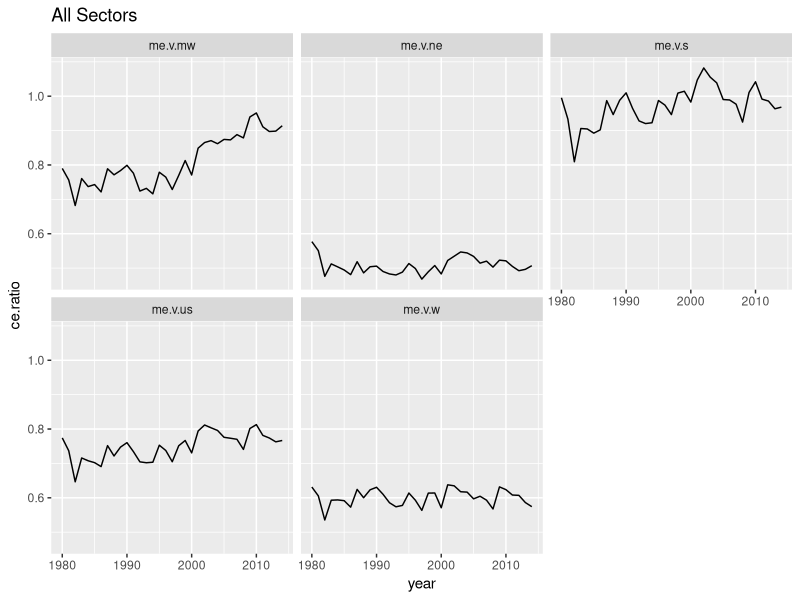
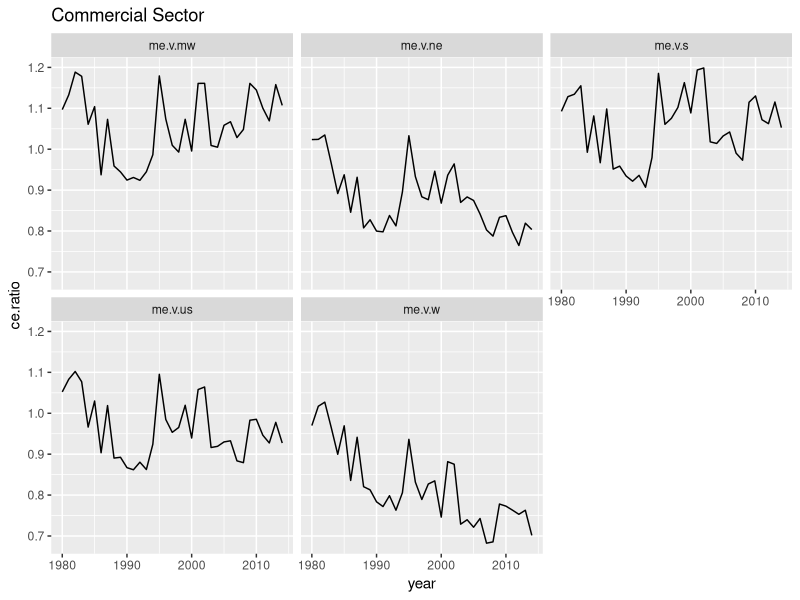
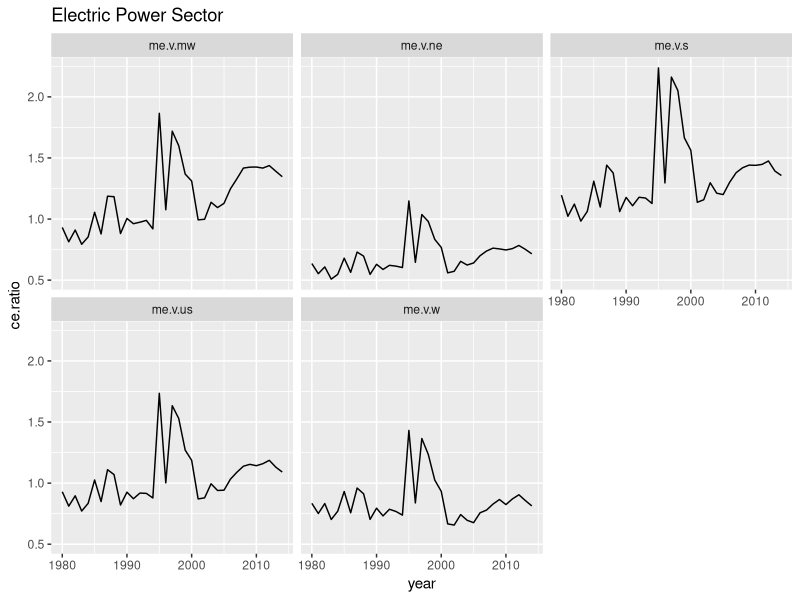
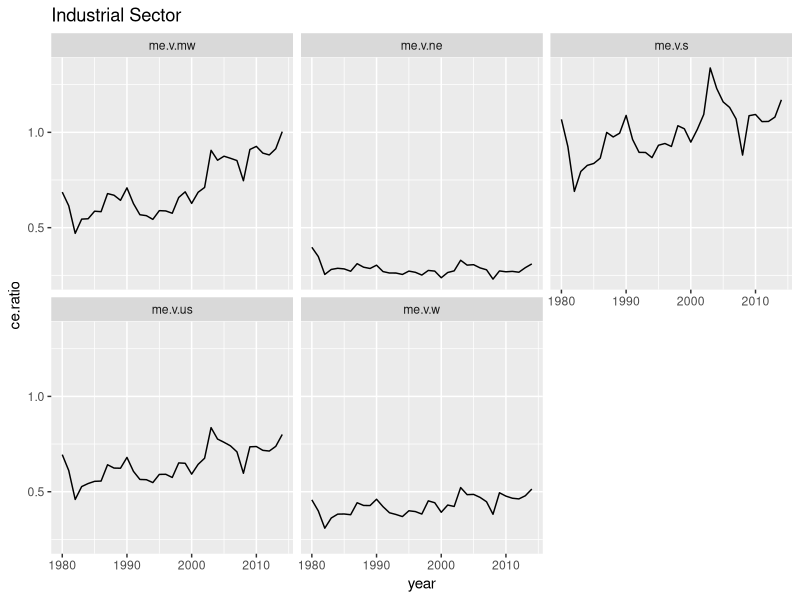
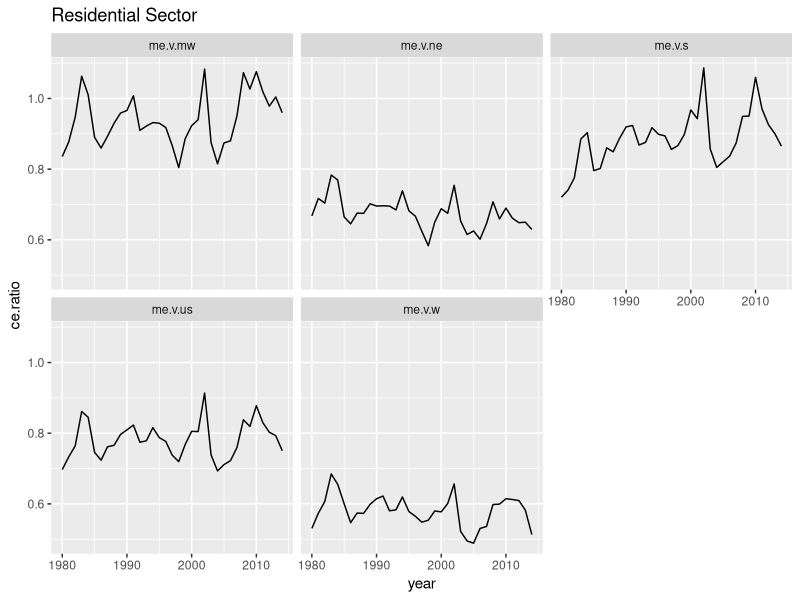
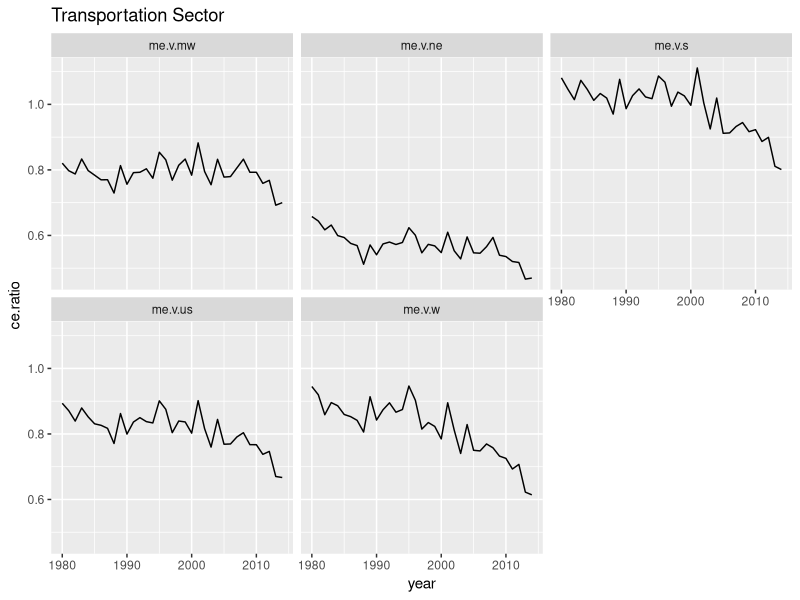
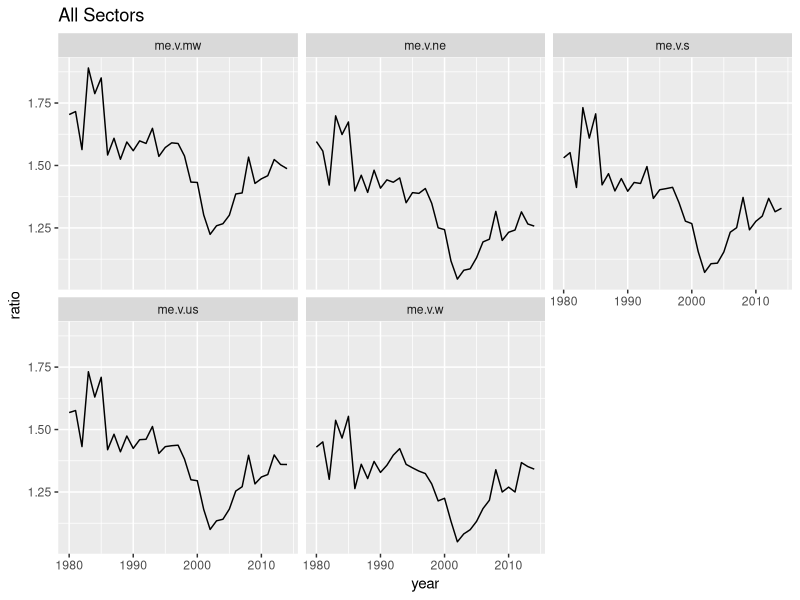
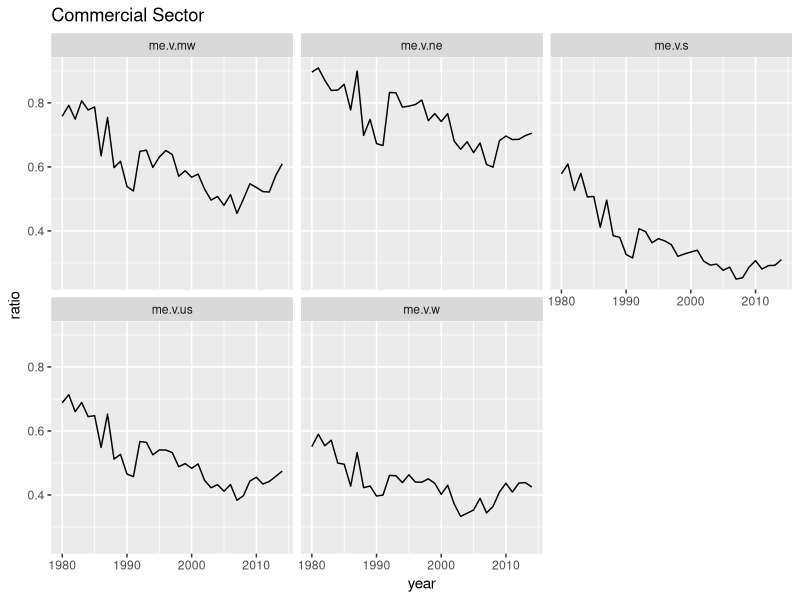

The R source for these figures, in order:
## Exploratory analysis

library(readr)
library(dplyr)
library(ggplot2)
library(tidyr)

master <- read_csv("data/Master Data Set.csv")

regional <- master %>%
     filter(source == "All") %>%
     group_by(year, region, sector) %>%
     summarise(carbdiox_millmtrcton = sum(carbdiox_millmtrcton),
               bill.btu = sum(bill.btu),
               gdp.mill.curr = sum(gdp.mill.curr),
               population = sum(population)) %>%
     ungroup() %>%
     rename(area = region) %>%
     select(year, area, sector, carbdiox_millmtrcton, 
            bill.btu, gdp.mill.curr, population) %>%
     mutate(conv.eff = gdp.mill.curr/bill.btu,
            extrn.eff = bill.btu/carbdiox_millmtrcton,
            emmis.gdp.eff = gdp.mill.curr/carbdiox_millmtrcton)

country <- regional %>%
     group_by(year, sector) %>%
     summarise(carbdiox_millmtrcton = sum(carbdiox_millmtrcton),
               bill.btu = sum(bill.btu),
               gdp.mill.curr = sum(gdp.mill.curr),
               population = sum(population)) %>%
     ungroup() %>%
     mutate(area = "united states") %>%
     select(year, area, sector, carbdiox_millmtrcton, 
            bill.btu, gdp.mill.curr, population) %>%
     mutate(conv.eff = gdp.mill.curr/bill.btu,
            extrn.eff = bill.btu/carbdiox_millmtrcton,
            emmis.gdp.eff = gdp.mill.curr/carbdiox_millmtrcton)

maine <- master %>%
     filter(state == "maine", source == "All") %>%
     rename(area = state) %>%
     select(year, area, sector, carbdiox_millmtrcton, 
            bill.btu, gdp.mill.curr, population) %>%
     mutate(conv.eff = gdp.mill.curr/bill.btu,
            extrn.eff = bill.btu/carbdiox_millmtrcton,
            emmis.gdp.eff = gdp.mill.curr/carbdiox_millmtrcton)

working <- rbind(maine, regional, country)

################################################################################
################## Conversion Efficiency #######################################

comp.conv.eff <- maine %>%
     mutate(me.v.ne = 
                 conv.eff/regional$conv.eff[regional$area == "northeast"],
            me.v.mw = 
                 conv.eff/regional$conv.eff[regional$area == "midwest"],
            me.v.s = 
                 conv.eff/regional$conv.eff[regional$area == "south"],
            me.v.w = 
                 conv.eff/regional$conv.eff[regional$area == "west"],
            me.v.us =
                 conv.eff/country$conv.eff,
            metric = "Conversion Efficiency") %>%
     select(year, metric, sector, me.v.us, me.v.ne, me.v.mw, me.v.s, me.v.w) %>%
     gather(comparison, ce.ratio, me.v.us:me.v.w)


ce.plots.all <- ggplot(filter(comp.conv.eff, sector == "All"),
                       aes(year, ce.ratio)) + 
     geom_line() + 
     facet_wrap(~comparison) +
     labs(title = "All Sectors"); ce.plots.all

ce.plots.cmrcl <- ggplot(filter(comp.conv.eff, sector == "Commercial"),
                       aes(year, ce.ratio)) + 
     geom_line() + 
     facet_wrap(~comparison) +
     labs(title = "Commercial Sector"); ce.plots.cmrcl

ce.plots.elctrc <- ggplot(filter(comp.conv.eff, sector == "Electric Power"),
                       aes(year, ce.ratio)) + 
     geom_line() + 
     facet_wrap(~comparison) +
     labs(title = "Electric Power Sector"); ce.plots.elctrc

ce.plots.indus <- ggplot(filter(comp.conv.eff, sector == "Industrial"),
                       aes(year, ce.ratio)) + 
     geom_line() + 
     facet_wrap(~comparison) +
     labs(title = "Industrial Sector"); ce.plots.indus

ce.plots.resid <- ggplot(filter(comp.conv.eff, sector == "Residential"),
                       aes(year, ce.ratio)) + 
     geom_line() + 
     facet_wrap(~comparison) +
     labs(title = "Residential Sector"); ce.plots.resid

ce.plots.trans <- ggplot(filter(comp.conv.eff, sector == "Transportation"),
                       aes(year, ce.ratio)) + 
     geom_line() + 
     facet_wrap(~comparison) +
     labs(title = "Transportation Sector"); ce.plots.trans

################################################################################
############### Externality Efficiency #########################################

comp.extrn.eff <- maine %>%
     mutate(me.v.ne = 
                 extrn.eff/regional$extrn.eff[regional$area == "northeast"],
            me.v.mw = 
                 extrn.eff/regional$extrn.eff[regional$area == "midwest"],
            me.v.s = 
                 extrn.eff/regional$extrn.eff[regional$area == "south"],
            me.v.w = 
                 extrn.eff/regional$extrn.eff[regional$area == "west"],
            me.v.us =
                 extrn.eff/country$extrn.eff,
            metric = "Externality Efficiency") %>%
     select(year, metric, sector, me.v.us, me.v.ne, me.v.mw, me.v.s, me.v.w) %>%
     gather(comparison, ratio, me.v.us:me.v.w)

ee.plots.all <- ggplot(filter(comp.extrn.eff, sector == "All"),
                       aes(year, ratio)) + 
     geom_line() + 
     facet_wrap(~comparison) +
     labs(title = "All Sectors"); ee.plots.all

ee.plots.cmrcl <- ggplot(filter(comp.extrn.eff, sector == "Commercial"),
                         aes(year, ratio)) + 
     geom_line() + 
     facet_wrap(~comparison) +
     labs(title = "Commercial Sector"); ee.plots.cmrcl

ee.plots.elctrc <- ggplot(filter(comp.extrn.eff, sector == "Electric Power"),
                          aes(year, ratio)) + 
     geom_line() + 
     facet_wrap(~comparison) +
     labs(title = "Electric Power Sector"); ee.plots.elctrc

ee.plots.indus <- ggplot(filter(comp.extrn.eff, sector == "Industrial"),
                         aes(year, ratio)) + 
     geom_line() + 
     facet_wrap(~comparison) +
     labs(title = "Industrial Sector"); ee.plots.indus

ee.plots.resid <- ggplot(filter(comp.extrn.eff, sector == "Residential"),
                         aes(year, ratio)) + 
     geom_line() + 
     facet_wrap(~comparison) +
     labs(title = "Residential Sector"); ee.plots.resid

ee.plots.trans <- ggplot(filter(comp.extrn.eff, sector == "Transportation"),
                         aes(year, ratio)) + 
     geom_line() + 
     facet_wrap(~comparison) +
     labs(title = "Transportation Sector"); ee.plots.trans